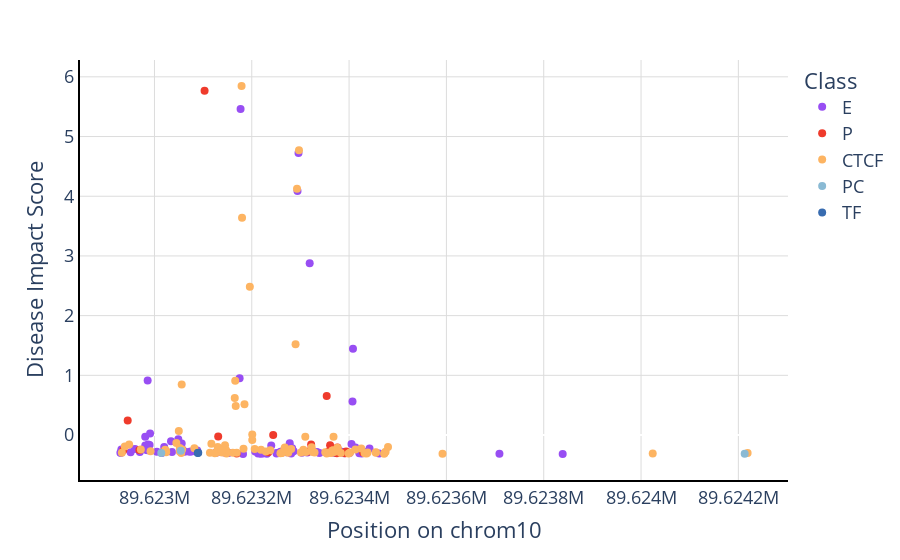

Source (notebook cell):
### Markdown cell above
We can also plot the DIS across genomic positions, to see if there are any short subsequences that have particularly high scores. In this case, we see two regions that have a few SNPs with particularly high Enhancer and CTCF scores.

### Code cell
max_scores["Position on chrom10"] = row_labels["pos"]

fig = px.scatter(max_scores, x="Position on chrom10", y="Disease Impact Score", color="Class", 
                 color_discrete_sequence = max_scores["Color"].unique(), hover_data=max_scores.columns)
viz.white_bg(fig)
fig.update_traces(marker={'size': 8})
fig.update_layout(font=dict(size=18))
fig.write_html("test_output_plots/DIS_v_position.html")
fig.show()

### Figure 1 — Plotly figure (JSON) as saved in the notebook; plotly's stock layout.template omitted (floating-point values rounded to 4 significant figures; data arrays with more than 128 entries replaced by an {"elided": "..."} marker saying what was removed)
{"data": [{"customdata": {"elided": "83x14 mixed values"}, "hovertemplate": "Class=%{customdata[7]}<br>Position on chrom10=%{customdata[13]}<br>Disease Impact Score=%{customdata[10]}<br>Alteration=%{customdata[0]}<br>Breast Cancer Case Alleles=%{customdata[1]}<br>Control Alleles=%{customdata[2]}<br>Classification=%{customdata[3]}<br>Max Score=%{customdata[4]}<br>Sequence Name=%{customdata[5]}<br>Sequence Index=%{customdata[6]}<br>Color=%{customdata[8]}<br>Function=%{customdata[9]}<br>Odds Ratio=%{customdata[11]}<br>Case/Control=%{customdata[12]}<extra></extra>", "legendgroup": "E", "marker": {"color": "#984ef3", "size": 8, "symbol": "circle"}, "mode": "markers", "name": "E", "orientation": "v", "showlegend": true, "type": "scatter", "x": [89623251, 89623296, 89623462, 89623076, 89622986, 89623442, 89623319, 89623036, 89623213, 89623152, 89623430, 89623213, 89622981, 89623363, 89623408, 89623251, 89622930, 89623413, 89622951, 89623334, 89623182, 89623175, 89623303, 89623370, 89623401, 89622990, 89623387, 89623217, 89622960, 89623407, 89623363, 89623034, 89623240, 89623136, 89623146, 89623421, 89622991, 89623225, 89622987, 89623088, 89623231, 89623390, 89623072, 89623283, 89622986, 89622931, 89623339, 89623144, 89623062, 89623015, 89623219, 89623294, 89623224, 89623281, 89623020, 89623314, 89623049, 89623426, 89622932, 89623271, 89623084, 89623005, 89623286, 89623177, 89623021, 89623405, 89622970, 89623370, 89623371, 89622981, 89623058, 89623278, 89623207, 89623142, 89623385, 89623126, 89623128, 89623056, 89623259, 89622984, 89623224, 89623709, 89623839], "xaxis": "x", "y": [-0.3104, 4.724, -0.3084, -0.2773, 0.913, -0.2251, 2.879, -0.2836, -0.3076, -0.3011, -0.2786, -0.2903, -0.02981, -0.26, 1.445, -0.3024, -0.2971, -0.2101, -0.2871, -0.2859, -0.3169, 0.9513, -0.2971, -0.2456, -0.3005, -0.1669, -0.2954, -0.3044, -0.2354, 0.5618, -0.2942, -0.1057, -0.1768, -0.282, -0.293, -0.3056, 0.02548, -0.2907, -0.1588, -0.26, -0.314, -0.3055, -0.2822, -0.2212, -0.257, -0.298, -0.3032, -0.2936, -0.2814, -0.2993, -0.3133, 4.088, -0.3073, -0.3107, -0.2026, -0.2938, -0.06896, -0.309, -0.2431, -0.287, -0.2729, -0.2822, -0.2725, 5.463, -0.2763, -0.151, -0.2842, -0.3015, -0.2989, -0.1752, -0.2479, -0.1398, -0.277, -0.2799, -0.279, -0.2927, -0.2949, -0.1436, -0.2798, -0.2529, -0.3073, -0.3143, -0.3179], "yaxis": "y"}, {"customdata": {"elided": "25x14 mixed values"}, "hovertemplate": "Class=%{customdata[7]}<br>Position on chrom10=%{customdata[13]}<br>Disease Impact Score=%{customdata[10]}<br>Alteration=%{customdata[0]}<br>Breast Cancer Case Alleles=%{customdata[1]}<br>Control Alleles=%{customdata[2]}<br>Classification=%{customdata[3]}<br>Max Score=%{customdata[4]}<br>Sequence Name=%{customdata[5]}<br>Sequence Index=%{customdata[6]}<br>Color=%{customdata[8]}<br>Function=%{customdata[9]}<br>Odds Ratio=%{customdata[11]}<br>Case/Control=%{customdata[12]}<extra></extra>", "legendgroup": "P", "marker": {"color": "#ef3b2c", "size": 8, "symbol": "circle"}, "mode": "markers", "name": "P", "orientation": "v", "showlegend": true, "type": "scatter", "x": [89623392, 89623234, 89623019, 89623395, 89623131, 89622945, 89622969, 89623429, 89623322, 89623354, 89623103, 89623148, 89623375, 89623391, 89623376, 89623169, 89623361, 89623358, 89623317, 89623150, 89622936, 89623244, 89623322, 89623394, 89623377], "xaxis": "x", "y": [-0.3055, -0.2882, -0.2818, -0.283, -0.02583, 0.2452, -0.2509, -0.2912, -0.1578, 0.6541, 5.766, -0.2987, -0.3038, -0.2917, -0.2096, -0.3102, -0.1719, -0.2771, -0.2753, -0.2918, -0.2557, -0.0004021, -0.2512, -0.2745, -0.2538], "yaxis": "y"}, {"customdata": {"elided": "90x14 mixed values"}, "hovertemplate": "Class=%{customdata[7]}<br>Position on chrom10=%{customdata[13]}<br>Disease Impact Score=%{customdata[10]}<br>Alteration=%{customdata[0]}<br>Breast Cancer Case Alleles=%{customdata[1]}<br>Control Alleles=%{customdata[2]}<br>Classification=%{customdata[3]}<br>Max Score=%{customdata[4]}<br>Sequence Name=%{customdata[5]}<br>Sequence Index=%{customdata[6]}<br>Color=%{customdata[8]}<br>Function=%{customdata[9]}<br>Odds Ratio=%{customdata[11]}<br>Case/Control=%{customdata[12]}<extra></extra>", "legendgroup": "CTCF", "marker": {"color": "#fdb462", "size": 8, "symbol": "circle"}, "mode": "markers", "name": "CTCF", "orientation": "v", "showlegend": true, "type": "scatter", "x": [89623354, 89623143, 89623268, 89623167, 89623140, 89623114, 89623455, 89622972, 89623052, 89623201, 89623364, 89623148, 89623169, 89623183, 89623367, 89623261, 89623238, 89623219, 89623377, 89623082, 89623306, 89623185, 89623368, 89623436, 89623425, 89623229, 89622933, 89623475, 89623455, 89622939, 89623281, 89623161, 89623196, 89623139, 89623129, 89623045, 89623275, 89623473, 89623201, 89623325, 89623206, 89623367, 89623024, 89623351, 89622992, 89622948, 89623024, 89623259, 89623126, 89623323, 89623130, 89623402, 89623383, 89623329, 89623262, 89623145, 89623180, 89623117, 89623022, 89624219, 89623293, 89623360, 89623297, 89623050, 89623267, 89623147, 89623057, 89623480, 89623472, 89623413, 89623179, 89623301, 89623432, 89623056, 89623310, 89623365, 89623124, 89623376, 89623138, 89623370, 89623399, 89623052, 89623055, 89623165, 89623166, 89623438, 89623311, 89623290, 89624024, 89623592], "xaxis": "x", "y": [-0.3083, -0.2266, -0.2101, 0.4844, -0.2855, -0.2974, -0.2902, -0.2424, -0.2771, 0.006868, -0.2997, -0.3112, -0.2973, -0.229, -0.2851, -0.3028, -0.2551, -0.2471, -0.2479, -0.2231, -0.2451, 0.5168, -0.03051, -0.31, -0.2265, -0.2768, -0.2967, -0.2797, -0.2986, -0.1924, -0.2326, -0.2971, 2.485, -0.2931, -0.2716, -0.1347, -0.2972, -0.2994, -0.08384, -0.2835, -0.236, -0.2538, -0.2681, -0.2871, -0.2737, -0.1575, -0.2868, -0.3042, -0.3005, -0.2035, -0.2012, -0.2922, -0.3004, -0.2917, -0.2993, -0.17, 3.638, -0.1463, -0.2472, -0.3031, 4.124, -0.2976, 4.769, 0.0661, -0.2303, -0.2518, -0.2426, -0.2005, -0.3155, -0.2421, 5.847, -0.2926, -0.307, 0.8475, -0.02741, -0.2615, -0.3044, -0.2124, -0.2595, -0.2784, -0.3097, -0.2182, -0.3018, 0.6202, 0.9102, -0.2918, -0.2824, 1.52, -0.3111, -0.3134], "yaxis": "y"}, {"customdata": [["c.-1213G>T", 1, 1, "VUS", -0.1119, "PC1 Polycomb / Heterochromatin", 0, "PC", "#8abad4", "Repressed", -0.3009, 0.5483, "Equal", 89623014], ["c.-14A>C", 0, 1, "VUS", 0.1812, "PC1 Polycomb / Heterochromatin", 0, "PC", "#8abad4", "Repressed", -0.3139, 6.032, "Case", 89624213], ["c.-1173G>A", 0, 1, "VUS", -0.2107, "PC1 Polycomb / Heterochromatin", 0, "PC", "#8abad4", "Repressed", -0.2639, 6.032, "Case", 89623054]], "hovertemplate": "Class=%{customdata[7]}<br>Position on chrom10=%{customdata[13]}<br>Disease Impact Score=%{customdata[10]}<br>Alteration=%{customdata[0]}<br>Breast Cancer Case Alleles=%{customdata[1]}<br>Control Alleles=%{customdata[2]}<br>Classification=%{customdata[3]}<br>Max Score=%{customdata[4]}<br>Sequence Name=%{customdata[5]}<br>Sequence Index=%{customdata[6]}<br>Color=%{customdata[8]}<br>Function=%{customdata[9]}<br>Odds Ratio=%{customdata[11]}<br>Case/Control=%{customdata[12]}<extra></extra>", "legendgroup": "PC", "marker": {"color": "#8abad4", "size": 8, "symbol": "circle"}, "mode": "markers", "name": "PC", "orientation": "v", "showlegend": true, "type": "scatter", "x": [89623014, 89624213, 89623054], "xaxis": "x", "y": [-0.3009, -0.3139, -0.2639], "yaxis": "y"}, {"customdata": [["c.-1138G>A", 0, 1, "VUS", -0.1355, "TF3 FOXA1 / AR / ESR1", 19, "TF", "#386cb0", "Active", -0.3033, 6.032, "Case", 89623089], ["c.-1137G>A", 2, 1, "VUS", -0.1486, "TF3 FOXA1 / AR / ESR1", 19, "TF", "#386cb0", "Active", -0.2971, 0.2872, "Control", 89623090]], "hovertemplate": "Class=%{customdata[7]}<br>Position on chrom10=%{customdata[13]}<br>Disease Impact Score=%{customdata[10]}<br>Alteration=%{customdata[0]}<br>Breast Cancer Case Alleles=%{customdata[1]}<br>Control Alleles=%{customdata[2]}<br>Classification=%{customdata[3]}<br>Max Score=%{customdata[4]}<br>Sequence Name=%{customdata[5]}<br>Sequence Index=%{customdata[6]}<br>Color=%{customdata[8]}<br>Function=%{customdata[9]}<br>Odds Ratio=%{customdata[11]}<br>Case/Control=%{customdata[12]}<extra></extra>", "legendgroup": "TF", "marker": {"color": "#386cb0", "size": 8, "symbol": "circle"}, "mode": "markers", "name": "TF", "orientation": "v", "showlegend": true, "type": "scatter", "x": [89623089, 89623090], "xaxis": "x", "y": [-0.3033, -0.2971], "yaxis": "y"}], "layout": {"font": {"size": 18}, "legend": {"title": {"text": "Class"}, "tracegroupgap": 0}, "margin": {"t": 60}, "paper_bgcolor": "rgba(0, 0, 0, 0)", "plot_bgcolor": "rgba(0, 0, 0, 0)", "xaxis": {"anchor": "y", "domain": [0, 1], "gridcolor": "#DCDCDC", "linecolor": "black", "linewidth": 2, "showline": true, "title": {"text": "Position on chrom10"}}, "yaxis": {"anchor": "x", "domain": [0, 1], "gridcolor": "#DCDCDC", "linecolor": "black", "linewidth": 2, "showline": true, "title": {"text": "Disease Impact Score"}}}}
